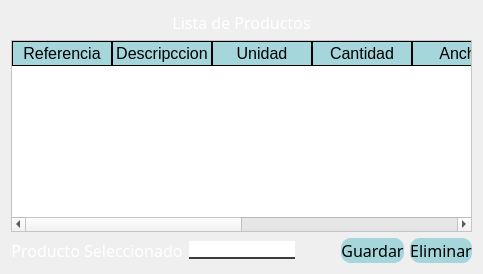
                           <widget class="QWidget" name="tab_5">
                            <property name="styleSheet">
                             <string notr="true">QLabel{
background-color:#000000ff;
color:White;
border:0px solid #14C8DC;
}

QLineEdit{
background-color:White;
border:0px;
color:Black;
border-bottom:2px solid rgb(61,61,61);
font: 75 12pt &quot;Times New Roman&quot;;
}

QPushButton{
background-color:#A4D6DC;
border-radius:10px;
color:Black;
}

QPushButton:hover{
background-color:#DCD8A4;
border-radius:10px;
color:Black;
}

QComboBox{
background-color:White;
border:0px;
color:Black;
border-bottom:2px solid rgb(61,61,61);
font: 75 12pt &quot;Times New Roman&quot;;
}

QTableWidget{
	background-color:rgb(255,255,255);
	color:rgb(0,0,0);
	gridline-color:rgb(61,61,61);
	font-size:12pt;
	color:#000000;
}

QHeaderView::section{
background-color:#A4D6DC;
border:1px solid rgb(0,0,0);
font-size:12pt;
}

QTableWidgetQTableCornerButton::section{
background-color:rgba(225,255,255,0.1);
border:1px solid rgb(0,206,151);
}</string>
                            </property>
                            <attribute name="title">
                             <string>Lista de Productos</string>
                            </attribute>
                            <layout class="QVBoxLayout" name="verticalLayout_82">
                             <item>
                              <layout class="QHBoxLayout" name="horizontalLayout_81" stretch="1,5,1">
                               <item>
                                <spacer name="horizontalSpacer_78">
                                 <property name="orientation">
                                  <enum>Qt::Horizontal</enum>
                                 </property>
                                 <property name="sizeHint" stdset="0">
                                  <size>
                                   <width>40</width>
                                   <height>20</height>
                                  </size>
                                 </property>
                                </spacer>
                               </item>
                               <item>
                                <widget class="QLabel" name="TitDos_3">
                                 <property name="font">
                                  <font>
                                   <family>Goudy Old Style</family>
                                   <pointsize>12</pointsize>
                                  </font>
                                 </property>
                                 <property name="text">
                                  <string>Lista de Productos</string>
                                 </property>
                                 <property name="alignment">
                                  <set>Qt::AlignCenter</set>
                                 </property>
                                </widget>
                               </item>
                               <item>
                                <spacer name="horizontalSpacer_79">
                                 <property name="orientation">
                                  <enum>Qt::Horizontal</enum>
                                 </property>
                                 <property name="sizeHint" stdset="0">
                                  <size>
                                   <width>40</width>
                                   <height>20</height>
                                  </size>
                                 </property>
                                </spacer>
                               </item>
                              </layout>
                             </item>
                             <item>
                              <layout class="QHBoxLayout" name="horizontalLayout_82" stretch="0,20,0">
                               <item>
                                <spacer name="horizontalSpacer_80">
                                 <property name="orientation">
                                  <enum>Qt::Horizontal</enum>
                                 </property>
                                 <property name="sizeHint" stdset="0">
                                  <size>
                                   <width>0</width>
                                   <height>0</height>
                                  </size>
                                 </property>
                                </spacer>
                               </item>
                               <item>
                                <widget class="QTableWidget" name="TWLista_3">
                                 <property name="cursor" stdset="0">
                                  <cursorShape>OpenHandCursor</cursorShape>
                                 </property>
                                 <property name="styleSheet">
                                  <string notr="true"/>
                                 </property>
                                 <column>
                                  <property name="text">
                                   <string>Referencia</string>
                                  </property>
                                 </column>
                                 <column>
                                  <property name="text">
                                   <string>Descripccion</string>
                                  </property>
                                 </column>
                                 <column>
                                  <property name="text">
                                   <string>Unidad</string>
                                  </property>
                                 </column>
                                 <column>
                                  <property name="text">
                                   <string>Cantidad</string>
                                  </property>
                                 </column>
                                 <column>
                                  <property name="text">
                                   <string>Ancho</string>
                                  </property>
                                 </column>
                                 <column>
                                  <property name="text">
                                   <string>Largo</string>
                                  </property>
                                 </column>
                                 <column>
                                  <property name="text">
                                   <string>Lugar</string>
                                  </property>
                                 </column>
                                 <column>
                                  <property name="text">
                                   <string>Folio REQ</string>
                                  </property>
                                 </column>
                                </widget>
                               </item>
                               <item>
                                <spacer name="horizontalSpacer_81">
                                 <property name="orientation">
                                  <enum>Qt::Horizontal</enum>
                                 </property>
                                 <property name="sizeHint" stdset="0">
                                  <size>
                                   <width>0</width>
                                   <height>0</height>
                                  </size>
                                 </property>
                                </spacer>
                               </item>
                              </layout>
                             </item>
                             <item>
                              <layout class="QHBoxLayout" name="horizontalLayout_83" stretch="3,0,1">
                               <item>
                                <layout class="QHBoxLayout" name="horizontalLayout_84">
                                 <item>
                                  <widget class="QLabel" name="SetProducto_3">
                                   <property name="font">
                                    <font>
                                     <family>Goudy Old Style</family>
                                     <pointsize>12</pointsize>
                                    </font>
                                   </property>
                                   <property name="text">
                                    <string>Producto Seleccionado</string>
                                   </property>
                                   <property name="alignment">
                                    <set>Qt::AlignCenter</set>
                                   </property>
                                  </widget>
                                 </item>
                                 <item>
                                  <widget class="QLineEdit" name="TXSetProducto_3">
                                   <property name="enabled">
                                    <bool>false</bool>
                                   </property>
                                  </widget>
                                 </item>
                                </layout>
                               </item>
                               <item>
                                <spacer name="horizontalSpacer_82">
                                 <property name="orientation">
                                  <enum>Qt::Horizontal</enum>
                                 </property>
                                 <property name="sizeHint" stdset="0">
                                  <size>
                                   <width>40</width>
                                   <height>20</height>
                                  </size>
                                 </property>
                                </spacer>
                               </item>
                               <item>
                                <layout class="QHBoxLayout" name="horizontalLayout_85">
                                 <item>
                                  <widget class="QPushButton" name="BTGuardar_4">
                                   <property name="minimumSize">
                                    <size>
                                     <width>0</width>
                                     <height>25</height>
                                    </size>
                                   </property>
                                   <property name="font">
                                    <font>
                                     <family>Goudy Old Style</family>
                                     <pointsize>12</pointsize>
                                    </font>
                                   </property>
                                   <property name="cursor">
                                    <cursorShape>PointingHandCursor</cursorShape>
                                   </property>
                                   <property name="text">
                                    <string>Guardar</string>
                                   </property>
                                  </widget>
                                 </item>
                                 <item>
                                  <widget class="QPushButton" name="BTEliminar_4">
                                   <property name="minimumSize">
                                    <size>
                                     <width>0</width>
                                     <height>25</height>
                                    </size>
                                   </property>
                                   <property name="font">
                                    <font>
                                     <family>Goudy Old Style</family>
                                     <pointsize>12</pointsize>
                                    </font>
                                   </property>
                                   <property name="cursor">
                                    <cursorShape>PointingHandCursor</cursorShape>
                                   </property>
                                   <property name="text">
                                    <string>Eliminar</string>
                                   </property>
                                  </widget>
                                 </item>
                                </layout>
                               </item>
                              </layout>
                             </item>
                            </layout>
                           </widget>
